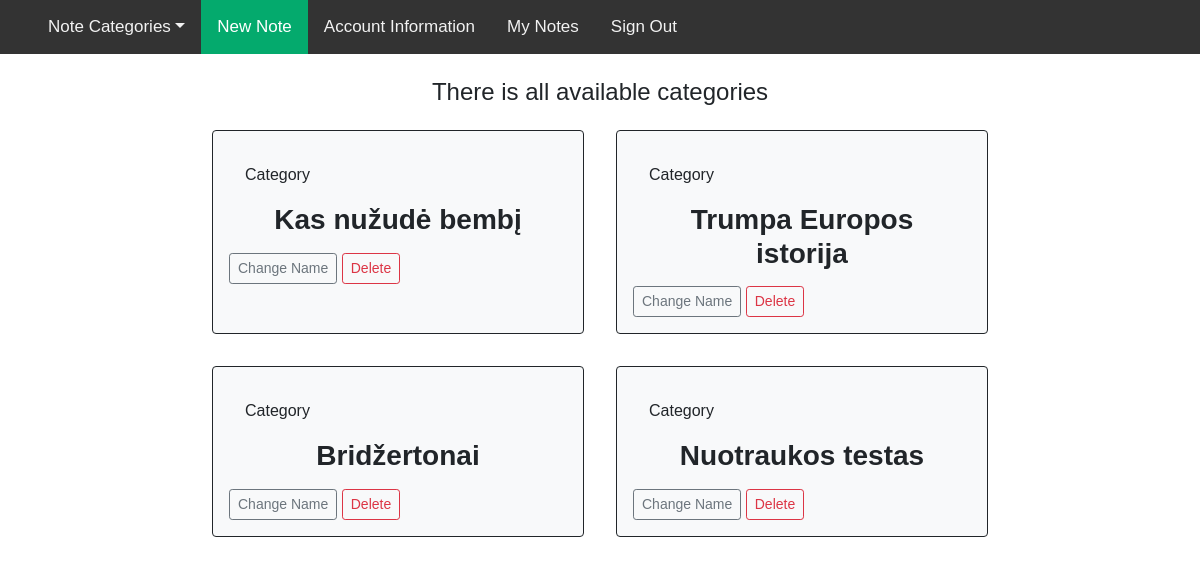
/edit_category (signed in), run on an earlier commit of the app's database.
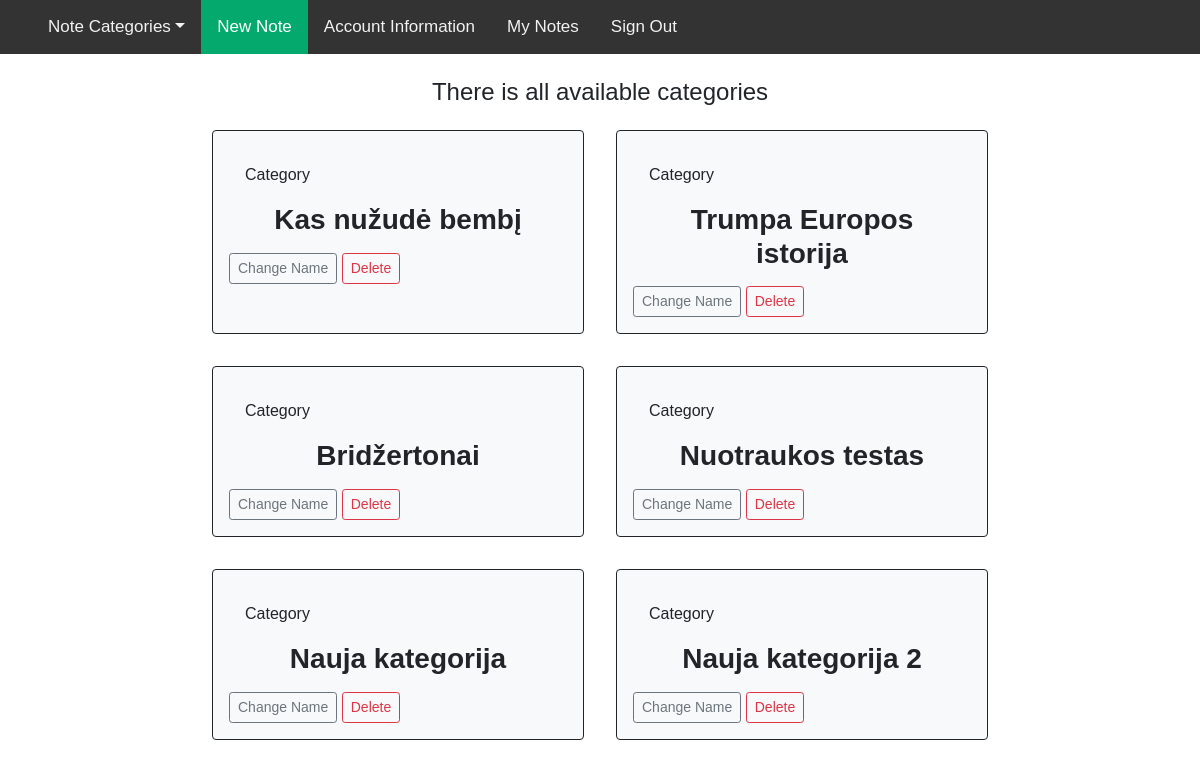
And on a later commit of the database.
### main.py (models this page shows, shortened)
class Books(db.Model):
    __tablename__ = 'books'
    id = db.Column(db.Integer, primary_key=True)
    book_name = db.Column(db.String(100), nullable=False)
    image_file = db.Column(db.String(20), nullable=False, default='default.jpg')
    user_id = db.Column(db.Integer, db.ForeignKey("user.id"))
    user = db.relationship("User")
    author_id = db.Column(db.Integer, db.ForeignKey("author.id"))
    author = db.relationship("Author")

### main.py (the view)
@app.route('/edit_category', methods=['POST', 'GET'])
@login_required
def available_books():
    try:
        all_books = Books.query.all()
    except:
        all_books = []
    return render_template("edit_category.html", all_books=all_books)

### main.py (called while the page is built)
@login_manager.user_loader
def load_user(user_id):
    return User.query.get(user_id)

### templates/edit_category.html (shortened to what this page needs)
{% extends "base.html" %}
{% block content %}
<div class="text-center">
    <h4>There is all available categories</h4>
</div>
<div class="d-flex flex-wrap justify-content-center">
    {% if all_books %}
    {% for books in all_books %}
    {% if books.user.id == null %}
    <div class="col-5 col-sm-4 p-3 m-3 border border-dark rounded-2 bg-light">
        <div class="m-3">
            <p>Category</p>
            <h3 class="text-center"><strong>{{ books.book_name }}</strong></a></h3>
        </div>
            <a href="#" class="btn btn-outline-secondary btn-sm">Change Name</a>
            <a href="#" class="btn btn-outline-danger btn-sm">Delete</a>
    </div>
    {% endif %}
    {% endfor %}
    {% endif %}
</div>
{% endblock %}

What changed in the data, as far as the page shows it:
added Books: book_name "Nauja kategorija"
added Books: book_name "Nauja kategorija 2"
